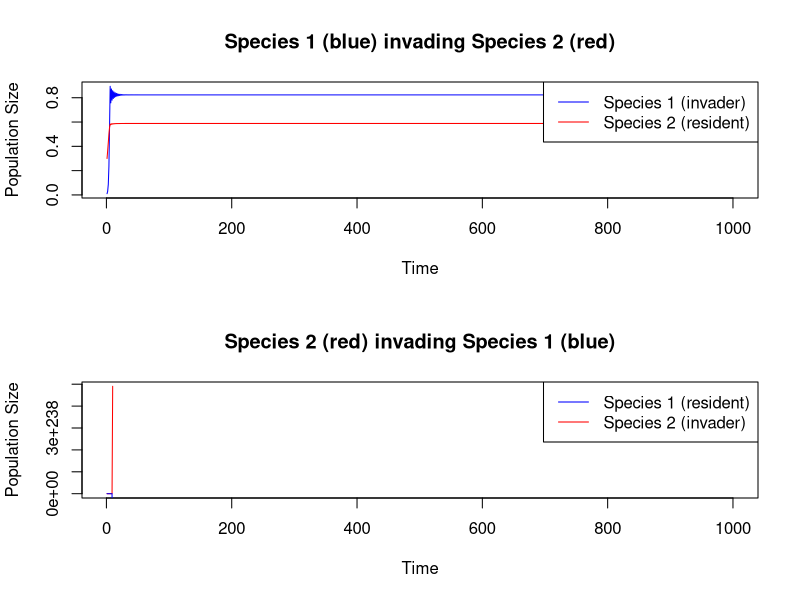
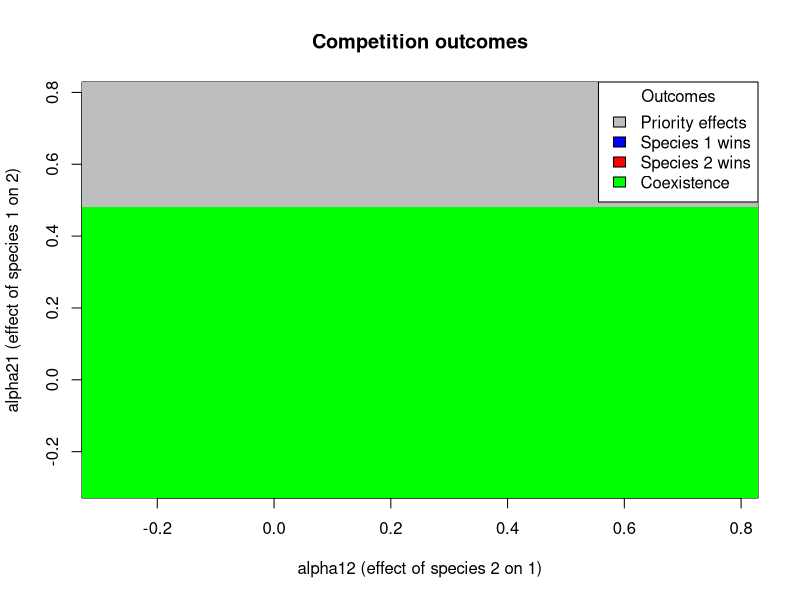

The R source for these figures, in order:
# Function to calculate low-density growth rate when rare for two competing species
# using a discrete Lotka-Volterra competition model with intraspecific competition

calculate_growth_rate_when_rare <- function(ra, rb, alpha11, alpha22, alpha12, alpha21) {
  # Parameters:
  # ra, rb: intrinsic growth rates of species 1 and 2
  # alpha11: intraspecific competition coefficient for species 1
  # alpha22: intraspecific competition coefficient for species 2
  # alpha12: competitive effect of species 2 on species 1 (interspecific)
  # alpha21: competitive effect of species 1 on species 2 (interspecific)
  
  # Calculate equilibrium density of species 1 in absence of species 2
  N1_eq <- ra/alpha11
  
  # Calculate equilibrium density of species 2 in absence of species 1
  N2_eq <- rb/alpha22
  
  # Calculate invasion fitness (growth rate when rare) for species 1
  # when species 2 is at equilibrium
  lambda1 <- 1 + ra * (1 - alpha12 * N2_eq)
  
  # Calculate invasion fitness (growth rate when rare) for species 2
  # when species 1 is at equilibrium
  lambda2 <- 1 + rb * (1 - alpha21 * N1_eq)
  
  # Return the results
  return(list(
    lambda1 = lambda1,
    lambda2 = lambda2,
    ra = ra,
    rb = rb,
    alpha11 = alpha11,
    alpha22 = alpha22,
    alpha12 = alpha12,
    alpha21 = alpha21,
    N1_eq = N1_eq,
    N2_eq = N2_eq
  ))
}

# Function to run simulations to verify growth rates
simulate_invasion <- function(ra, rb, alpha11, alpha22, alpha12, alpha21, 
                              initial_rare = 0.01, timesteps = 1000) {
  # Parameters for simulation
  # initial_rare: initial population size of the invader
  # timesteps: number of time steps to simulate
  
  # Calculate equilibrium densities
  N1_eq <- ra/alpha11
  N2_eq <- rb/alpha22
  
  # Run two simulations: 
  # 1. Species 1 invading Species 2 at equilibrium
  # 2. Species 2 invading Species 1 at equilibrium
  
  # Simulation 1: Species 1 invading
  N1 <- numeric(timesteps)
  N2 <- numeric(timesteps)
  N1[1] <- initial_rare
  N2[1] <- N2_eq
  
  for (t in 1:(timesteps-1)) {
    N1[t+1] <- N1[t] * (1 + ra * (1 - alpha11 * N1[t] - alpha12 * N2[t]))
    N2[t+1] <- N2[t] * (1 + rb * (1 - alpha22 * N2[t] - alpha21 * N1[t]))
  }
  
  # Calculate empirical growth rate for species 1 when rare
  emp_lambda1 <- N1[2] / N1[1]
  
  # Simulation 2: Species 2 invading
  M1 <- numeric(timesteps)
  M2 <- numeric(timesteps)
  M1[1] <- N1_eq
  M2[1] <- initial_rare
  
  for (t in 1:(timesteps-1)) {
    M1[t+1] <- M1[t] * (1 + ra * (1 - alpha11 * M1[t] - alpha12 * M2[t]))
    M2[t+1] <- M2[t] * (1 + rb * (1 - alpha22 * M2[t] - alpha21 * M1[t]))
  }
  
  # Calculate empirical growth rate for species 2 when rare
  emp_lambda2 <- M2[2] / M2[1]
  
  # Return the results
  return(list(
    emp_lambda1 = emp_lambda1,
    emp_lambda2 = emp_lambda2,
    N1_trajectory = N1,
    N2_trajectory = N2,
    M1_trajectory = M1,
    M2_trajectory = M2
  ))
}

# Function to analyze coexistence criteria based on invasion growth rates
analyze_coexistence <- function(lambda1, lambda2) {
  if (lambda1 > 1 && lambda2 > 1) {
    return("Stable coexistence: Both species can invade when rare")
  } else if (lambda1 > 1 && lambda2 < 1) {
    return("Competitive exclusion: Species 1 excludes Species 2")
  } else if (lambda1 < 1 && lambda2 > 1) {
    return("Competitive exclusion: Species 2 excludes Species 1")
  } else {
    return("Priority effects: Outcome depends on initial conditions")
  }
}

# Function to visualize dynamics over time for both invasion scenarios
visualize_dynamics <- function(sim_results) {
  par(mfrow = c(2, 1))
  
  # Species 1 invading
  plot(1:length(sim_results$N1_trajectory), 
       sim_results$N1_trajectory, 
       type = "l", col = "blue", 
       xlab = "Time", ylab = "Population Size", 
       main = "Species 1 (blue) invading Species 2 (red)")
  lines(1:length(sim_results$N2_trajectory), 
        sim_results$N2_trajectory, 
        col = "red")
  legend("topright", legend = c("Species 1 (invader)", "Species 2 (resident)"), 
         col = c("blue", "red"), lty = 1)
  
  # Species 2 invading
  plot(1:length(sim_results$M2_trajectory), 
       sim_results$M2_trajectory, 
       type = "l", col = "red", 
       xlab = "Time", ylab = "Population Size", 
       main = "Species 2 (red) invading Species 1 (blue)")
  lines(1:length(sim_results$M1_trajectory), 
        sim_results$M1_trajectory, 
        col = "blue")
  legend("topright", legend = c("Species 1 (resident)", "Species 2 (invader)"), 
         col = c("blue", "red"), lty = 1)
}

# Example usage with intraspecific competition
# Define parameters
ra <- 2.2        # Intrinsic growth rate of species 1
rb <- 0.3        # Intrinsic growth rate of species 2
alpha11 <- 1   # Intraspecific competition for species 1
alpha22 <- 1   # Intraspecific competition for species 2
alpha12 <- 0.3  # Competitive effect of species 2 on species 1
alpha21 <- 0.5  # Competitive effect of species 1 on species 2

# Calculate analytical growth rates when rare
analytical_results <- calculate_growth_rate_when_rare(ra, rb, alpha11, alpha22, alpha12, alpha21)
print("Analytical results:")
print(paste("Equilibrium density of species 1 alone:", analytical_results$N1_eq))
print(paste("Equilibrium density of species 2 alone:", analytical_results$N2_eq))
print(paste("Growth rate of species 1 when rare (lambda1):", analytical_results$lambda1))
print(paste("Growth rate of species 2 when rare (lambda2):", analytical_results$lambda2))

# Verify with simulations
simulation_results <- simulate_invasion(ra, rb, alpha11, alpha22, alpha12, alpha21)
print("Simulation results:")
print(paste("Empirical growth rate of species 1 when rare:", simulation_results$emp_lambda1))
print(paste("Empirical growth rate of species 2 when rare:", simulation_results$emp_lambda2))

# Visualize the dynamics
visualize_dynamics(simulation_results)

# Analyze coexistence for our example
coexistence_outcome <- analyze_coexistence(analytical_results$lambda1, analytical_results$lambda2)
print(paste("Coexistence analysis:", coexistence_outcome))

dev.off()

# Additional function to study impact of varying competition strengths on coexistence
study_parameter_space <- function(ra, rb, alpha11, alpha22, alpha12_range, alpha21_range) {
  n <- length(alpha12_range)
  m <- length(alpha21_range)
  
  results <- matrix(NA, nrow = n, ncol = m)
  lambda1_matrix <- matrix(NA, nrow = n, ncol = m)
  lambda2_matrix <- matrix(NA, nrow = n, ncol = m)
  
  # Define outcome codes
  outcomes <- c("Priority effects" = 0, 
                "Species 1 wins" = 1, 
                "Species 2 wins" = 2, 
                "Coexistence" = 3)
  
  # Calculate outcomes for all parameter combinations
  for (i in 1:n) {
    for (j in 1:m) {
      alpha12 <- alpha12_range[i]
      alpha21 <- alpha21_range[j]
      
      res <- calculate_growth_rate_when_rare(ra, rb, alpha11, alpha22, alpha12, alpha21)
      lambda1 <- res$lambda1
      lambda2 <- res$lambda2
      
      lambda1_matrix[i,j] <- lambda1
      lambda2_matrix[i,j] <- lambda2
      
      # Determine outcome based on invasion criteria
      if (lambda1 > 1 && lambda2 > 1) {
        results[i,j] <- outcomes["Coexistence"]
      } else if (lambda1 > 1 && lambda2 < 1) {
        results[i,j] <- outcomes["Species 1 wins"]
      } else if (lambda1 < 1 && lambda2 > 1) {
        results[i,j] <- outcomes["Species 2 wins"]
      } else {
        results[i,j] <- outcomes["Priority effects"]
      }
    }
  }
  
  return(list(
    results = results,
    lambda1_matrix = lambda1_matrix,
    lambda2_matrix = lambda2_matrix,
    alpha12_range = alpha12_range,
    alpha21_range = alpha21_range,
    outcomes = outcomes
  ))
}

# Example parameter space exploration
alpha12_range <- seq(-0.3, 0.8, length.out = 20)
alpha21_range <- seq(-0.3, 0.8, length.out = 20)

param_space <- study_parameter_space(ra, rb, alpha11, alpha22, alpha12_range, alpha21_range)

# Visualize parameter space
image(param_space$alpha12_range, 
      param_space$alpha21_range, 
      param_space$results, 
      col = c("gray", "blue", "red", "green"),
      xlab = "alpha12 (effect of species 2 on 1)",
      ylab = "alpha21 (effect of species 1 on 2)",
      main = "Competition outcomes")

# Add a legend
outcome_names <- names(param_space$outcomes)
outcome_colors <- c("gray", "blue", "red", "green")
legend("topright", 
       legend = outcome_names, 
       fill = outcome_colors, 
       title = "Outcomes")

